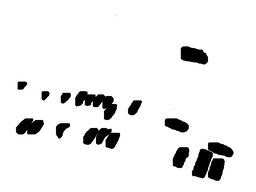
#> input picture example screenshots/masked_image.png, 256 x 192 px, shrunk from 640 x 480 before the run
$ python RRTStar_mouse_controlled.py
#> lines starting #> are read from the running program, lines starting #| are printed output that depends on the picture; after the words box and inside, x2 and y2 are one past the last pixel; in counts of white or black regions, pixels touching at a corner belong together
import math
import random

import matplotlib.pyplot as plt
import numpy as np
from PIL import Image


class Node:
    # [28 lines left out: functions __init__, calculate_new_and_optimal_points, not called in this run]


def calculate_distance(point1, point2):
    return math.sqrt((point1.x - point2.x) ** 2 + (point1.y - point2.y) ** 2)


# [68 lines left out: functions rrt_star, on_mouse_click, plot_path, not called in this run]


def find_rrt_path(image_path):
#> called with image_path = '../example screenshots/masked_image.png'
    global clicked_points
    clicked_points = []

    # Load the image (black and white, where black represents obstacles and white represents the path)
    image = Image.open(image_path).convert("1")
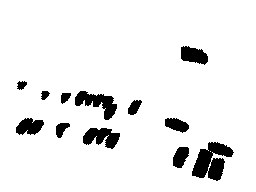
#> image: PIL image 256x192 1; 92.6% white; 12 black regions, largest, box (x1, y1, x2, y2) and area: (192, 142, 234, 181) 924, (75, 91, 117, 120) 568, (83, 128, 120, 149) 492
    image_array = np.array(image)
    obstacles = np.where(image_array == 0, 0, 1)

    # Display the image for the user to select start and goal points
    fig, ax = plt.subplots()
    ax.imshow(obstacles, cmap="gray")
    plt.title("Select Start and Goal Points")
    plt.tight_layout()

    cid = fig.canvas.mpl_connect("button_press_event", on_mouse_click)

    plt.show()

    # Disconnect the callback after the window is closed
    fig.canvas.mpl_disconnect(cid)

    while len(clicked_points) < 2:
        plt.pause(0.1)

    # Extract start and goal points
    start = Node(clicked_points[0][0], clicked_points[0][1])
    goal = Node(clicked_points[1][0], clicked_points[1][1])

    #Calculate ideal path
    path_result = rrt_star(start, goal, obstacles)
    if path_result:
        plot_path(obstacles, path_result, (start.x, start.y), (goal.x, goal.y))
    else:
        print("path was not found!")


#> (the run stopped early here; a loop or call above may not have finished)
